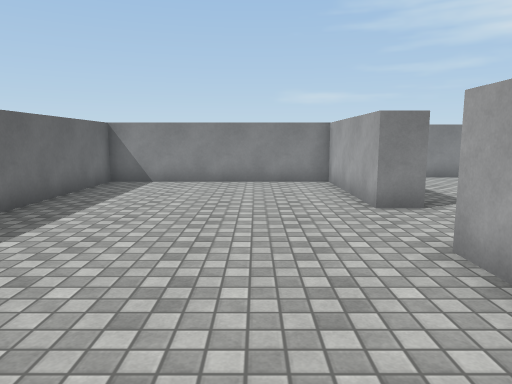
[1] (above)

12 first-person views from a walk through a scene from a Unity 3-D project. The camera is 1.4 m above the floor, tilts 8° down and sees 70° across. Doors are open. The floor is counted in squares, 1 m on a side. Each view is taken from the middle of a square. On the plan, view 1 faces up. The plan holds only what a view shows up to about 16 squares ahead; the rest is blank. The place goes on beyond the plan. The player is left out. Surface patterns are stand-ins for the level's own textures.

[2]
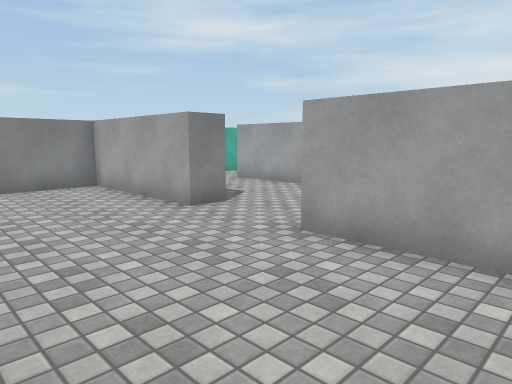

[3]
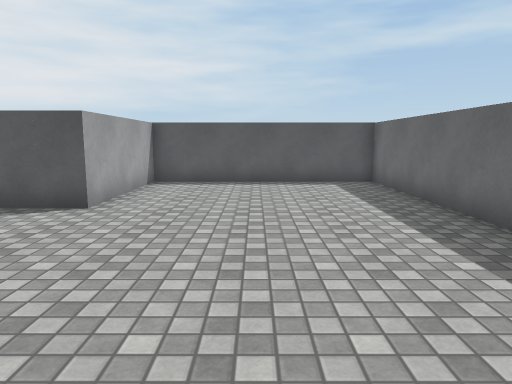

[4]
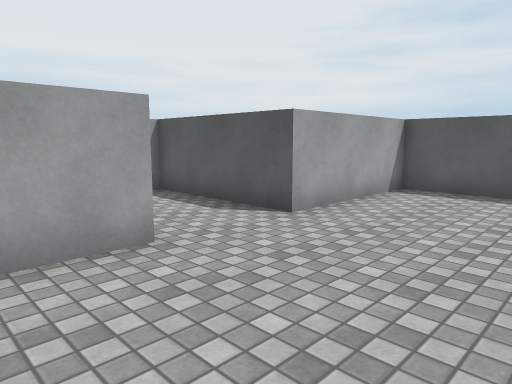

[5]
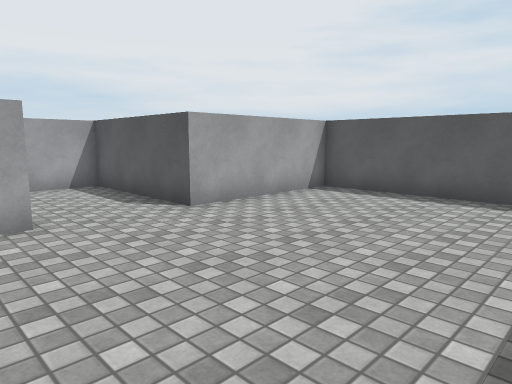

[6]
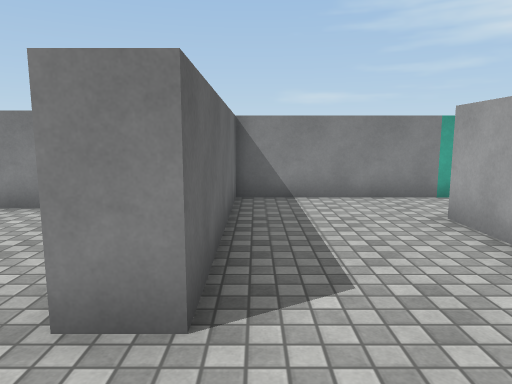

[7]
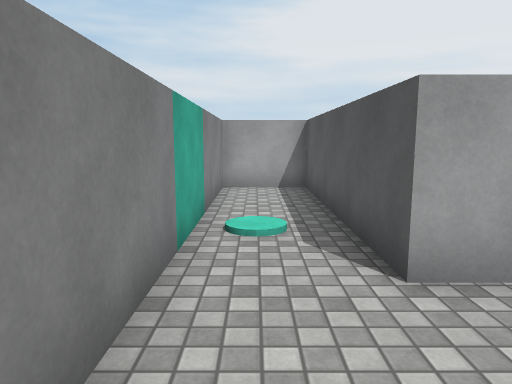

[8]
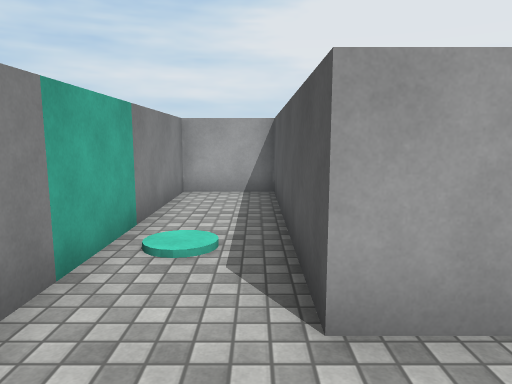

[9]
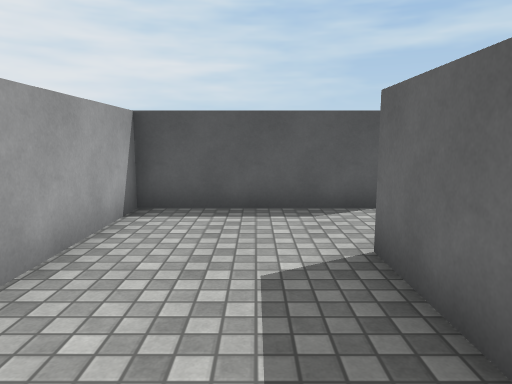

[10]
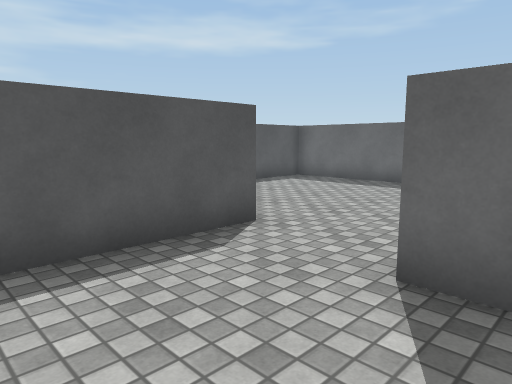

[11]
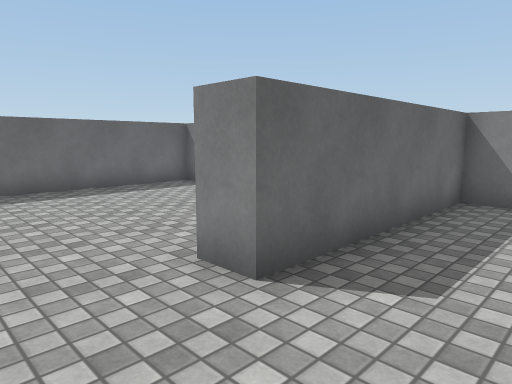

[12]
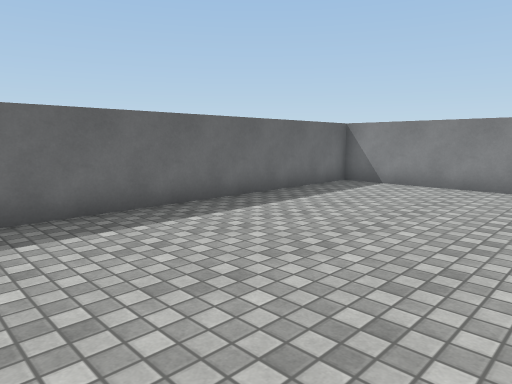

### Floor plan
Points are (right, up) in squares from view 1. A wall is a line through its corners. A room is listed if a view was taken in it or the views show most of it. See-through windows are left out.
Room 1 (views 1, 2, 3, 4, 5, 12)
walls: (2.5, 7.5) (2.5, 12.5) (-5, 12.5) (-5, -0.5) (2.5, -0.5) (2.5, 4.5)
ways out: open door at (2, 6) to room 2
Room 2 (views 6, 7, 8, 9, 10, 11)
walls: (2.5, 4.5) (7.5, 4.5) (7.5, 11.5); (7, 14) (3.5, 14) (3.5, 7.5)
ways out: open door at (2, 6) to room 1; open door at (7.1, 12.9) to room 4
Room 3 (no view inside)
walls: (11.5, 11.5) (15, 11.5) (15, 14) (11.5, 14)
ways out: open door at (11.5, 13) to room 4
Room 4 (no view inside)
walls: (7.5, 11.5) (11.5, 11.5); (11.5, 14) (7, 14)
ways out: open door at (7.1, 12.9) to room 2; open door at (11.5, 13) to room 3

Where each view was taken, in squares from view 1:
view 1: 0 up, 0 right, facing up
view 2: 1 up, 2 left, facing up-right
view 3: 12 up, 1 left, facing down
view 4: 10 up, 2 left, facing down-right
view 5: 9 up, 4 left, facing down-right
view 6: 5 up, 4 right, facing up
view 7: 13 up, 4 right, facing right
view 8: 12 up, 5 right, facing right
view 9: 12 up, 5 right, facing down
view 10: 9 up, 7 right, facing down-left
view 11: 5 up, 6 right, facing up-left
view 12: 1 up, 2 right, facing up-left
